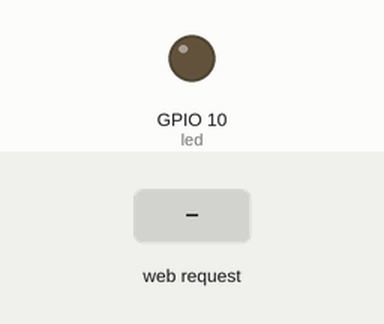
A sketch run on a simulated Seeed XIAO ESP32-C3. On the bench: output pins drawn as LEDs (lit = HIGH). Inputs (shaded band) come from the test bench. WiFi joins after 1.5 s; servers stay silent unless stated; not simulated (calls return 0 or success): secrets.h; what the sketch prints to the serial monitor is not drawn.

Above: at 10.7 s.
10.8 s: HTTP request GET /led received
At 11.9 s:
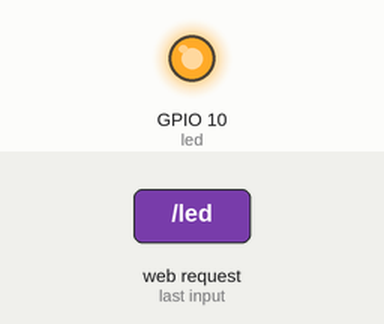
12.3 s: HTTP request GET / received
Timing chart, 0 to 15.3 s (numbered marks = the images above; inputs shaded):
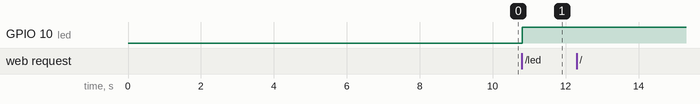

The sketch:

async_web_led.ino
```cpp
// (licence header left out)
// SPDX-License-Identifier: 0BSD
```

html.h
```cpp
#include <Arduino.h>

const char html_index[] PROGMEM = R"rawliteral(
<!DOCTYPE HTML>
<html>
<head>
  <title>%SERVERNAME%</title>
  <meta name="viewport" content="width=device-width, initial-scale=1">
  <meta http-equiv="Content-Type" content="text/html; charset=UTF-8">
  <link rel="icon" href="data:,">
  <style>
    html{font-family: Helvetica; display:inline-block; margin: 0px auto; text-align: center; background-color: white;}
    h1{color: #0F3376; padding: 2vh;}
    .state{font-size: 2rem; font-weight: bold;}
    .button{display: inline-block; background-color: blue; border: none; border-radius: 6px; color: white; font-size: 1.5rem; width: 5em; height: 3em; text-decoration: none; margin: 2px; cursor: pointer;}
    .info{margin-top:48px;}
  </style>
</head>
<body>
  <h1>%SERVERNAME%</h1>
  <div class="state"><span id="led">%LEDSTATUS%</span></div>
  <p><form action='led' method='get'><button class="button">Toggle</button></form></p>
  <div class="info">Using AsyncWebServer</div>
</body>
</html>)rawliteral";

// Could use
//  <p><a href="/led"><button class="button">Toggle</button></a></p>
// instead of
//  <p><form action='/led' method='get'><button class="button">Toggle</button></form></p>


const char html_404[] PROGMEM = R"rawliteral(
<!DOCTYPE HTML>
<html>
<head>
  <title>%SERVERNAME%</title>
  <meta name="viewport" content="width=device-width, initial-scale=1">
  <meta http-equiv="Content-Type" content="text/html; charset=UTF-8">
  <link rel="icon" href="data:,">
  <style>
    html{font-family: Helvetica; display:inline-block; margin: 0px auto; text-align: center; background-color: white;}
    h1{color: #0F3376; padding: 2vh;}
    p{font-size: 1.5rem;}
    .button{display: inline-block; background-color: green; border: none; border-radius: 6px; color: white; font-size: 1.5rem; width: 5em; height: 3em; text-decoration: none; margin: 2px; cursor: pointer;}
  </style>
</head>
<body>
  <h1>%SERVERNAME%</h1>
  <p><b>404 Error</b></p>
  <p><form action='/' method='get'><button class="button">Return</button></form></p>
</body>
</html>)rawliteral";
```

main.cpp
```cpp
// (licence header left out)
#include <Arduino.h>
#include <WiFi.h>
#include <ESPAsyncWebServer.h>
#include "html.h"
#include "secrets.h"


#if !defined(ARDUINO_XIAO_ESP32C3)
  #error This program is meant to run on the XIAO ESP32C3 only
#endif

#if (ESP_ARDUINO_VERSION < ESP_ARDUINO_VERSION_VAL(3, 3, 6))
  #warning Version 3.3.6 or newer of ESP32 Arduino core version is available
#endif

// Connecting an external LED:
//  The diode's cathode (-, usually the short lead on the flat side of the LED) is connected to GND.
//  The diode's anode (+, usually the long lead on the round side of the LED) is connected to a
//  current limiting 240 ohm resistor. The other lead of the resistor is connected to an I/O pin.
//
int led = D10;

int ledState = 0;
String ledStatus = "OFF";

void setLed(int value) {
  digitalWrite(led, value);
  ledState = value;
  ledStatus = (digitalRead(led) ? "ON" : "OFF");
  Serial.printf("LED now %s.\n", ledStatus.c_str());
  assert(ledState == digitalRead(led));
}

void toggleLed(void) {
  setLed(1-ledState);
}

// Webserver instance using default HTTP port 80
AsyncWebServer server(80);

// Template substitution function
String processor(const String& var){
  if (var == "LEDSTATUS") return String(ledStatus);
  if (var == "SERVERNAME") return String("XIAO ESP32C3 WEB SERVER");
  return String(); // empty string
}

// 404 error handler
void notFound(AsyncWebServerRequest *request) {
  request->send(404, "text/html", html_404, processor);
}

void setup() {
  Serial.begin();
  // Delay to allow for the initialization of the native USB peripheral
  // and some time for the IDE to reconnect
  #ifdef PLATFORMIO
  delay(8000); // 8 seconds
  #else
  delay(2000); // 2 seconds
  #endif

  Serial.println("\n\nProject: async_web_led");
  Serial.println("Purpose: Toggle an external LED on and off with a button on a Web GUI");
  Serial.println("  Board: XIAO ESP32C3");

  // Set the digital pin connected to the LED as an output
  pinMode(led, OUTPUT);
  digitalWrite(led, 0);

  // Connect to Wi-Fi network with SSID and password
  Serial.print("Connecting to ");
  Serial.println(ssid);
  WiFi.mode(WIFI_STA);
  WiFi.begin(ssid, password);
  while (WiFi.status() != WL_CONNECTED) {
    delay(100);
    Serial.print(".");
  }
  // Print local IP address and start web server
  Serial.println("");
  Serial.print("WiFi connected with IP address: ");
  Serial.println(WiFi.localIP());

  // Setup and start Web server
  server.on("/", HTTP_GET, [](AsyncWebServerRequest *request){
    Serial.println("Index page requested");
    request->send(200, "text/html", html_index, processor);
  });
  server.on("/led", HTTP_GET, [](AsyncWebServerRequest *request){
    Serial.println("Web button pressed");
    toggleLed();
    request->send(200, "text/html", html_index, processor); // updates the client making the request only
  });
  server.onNotFound(notFound);
  server.begin();

  setLed(0);
  Serial.println("setup completed.");
}

void loop() {
}
```

Measured:
- after the input at 10.8 s, GPIO 10 (led): LOW → HIGH at once
- after the input at 12.3 s, every drawn part: stays the same
